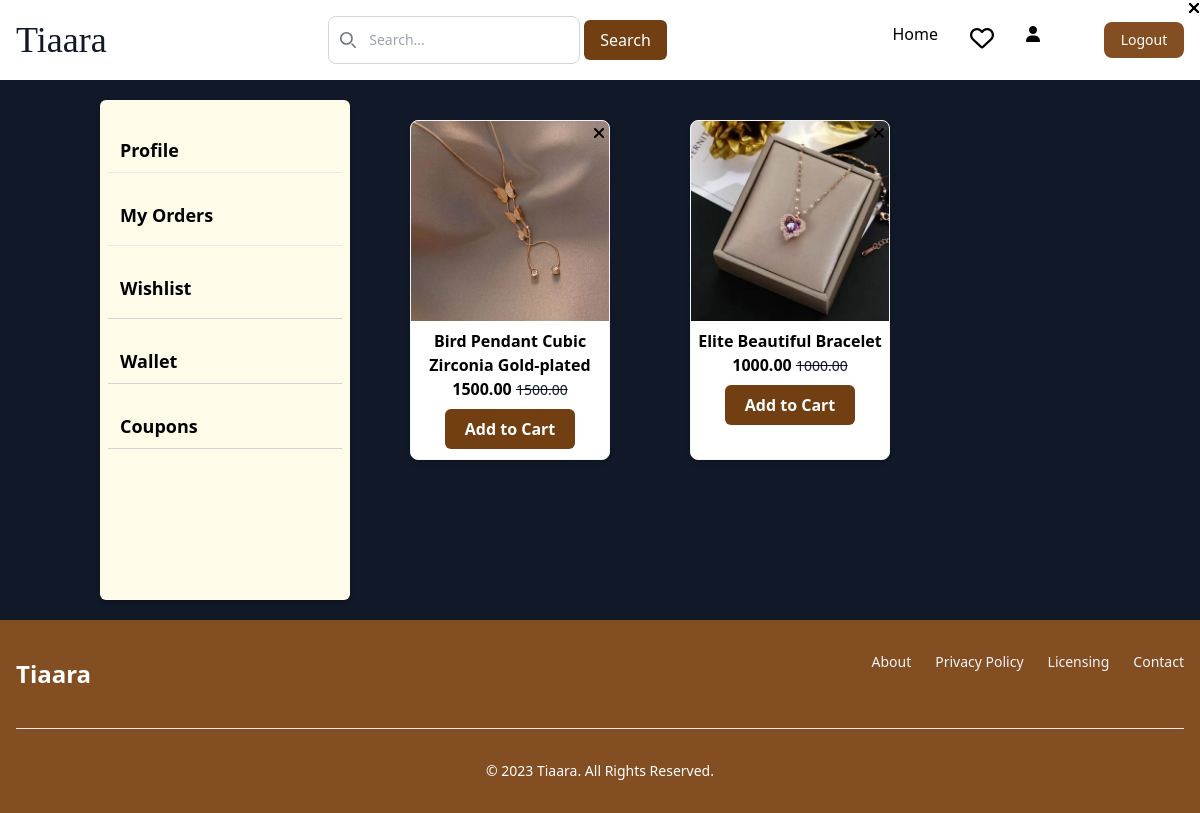
The page /userdetails/wishlist/ (signed in) on the database its author committed.
### userdetails/models.py (models this page shows)
class Wishlist(models.Model):
    user = models.ForeignKey(Custom_user, on_delete=models.CASCADE)
    variant = models.ForeignKey(Variant, on_delete=models.CASCADE)

### adminapp/models.py (models this page shows, shortened)
class Variant(models.Model):
    color=models.CharField(max_length=50, default="None")
    product=models.ForeignKey(Product, on_delete=models.CASCADE, related_name='variants')
    price = models.DecimalField(default=0, max_digits=7, decimal_places=2)
    stock=models.IntegerField(default=0)
    img1=models.ImageField(upload_to='product_images',blank=True)
    img2=models.ImageField(upload_to='product_images',blank=True)
    img3=models.ImageField(upload_to='product_images',blank=True)
    img4=models.ImageField(upload_to='product_images',blank=True)
    active=models.BooleanField(default=True)
    discount_price = models.DecimalField(default=0, max_digits=7, decimal_places=2)

class Product(models.Model):
    productname=models.CharField(max_length=50)
    category=models.ForeignKey(Category,on_delete=models.CASCADE)
    details=models.CharField(max_length=100, default='None')
    description=models.TextField()
    active = models.BooleanField(null=True, blank=True)
    offer = models.ForeignKey(ProductOffer, on_delete=models.SET_NULL, null=True, blank=True)

### userdetails/views.py (the view)
# urls.py: path('wishlist/', views.wishlist, name="wishlist"),
@login_required(login_url='login')
def wishlist(request):
    wishlist=Wishlist.objects.filter(user=request.user)
    return render(request, 'user/wishlist.html', {'wishlist':wishlist})

### templates/user/wishlist.html (shortened to what this page needs)
{% extends 'base.html' %}
{% block content %}
{% include 'profile.html' %}
 {% if wishlist %}
 <div class=" overflow-x-auto">
    <div class="flex flex-wrap justify-center">
      {% if wishlist %}
        {% for list in wishlist %}
            <a href="{% url 'product_details' list.variant.id %}">
                <div class="m-10 max-w-xs overflow-hidden rounded-lg border border-gray-100 bg-white shadow-md transition-transform transform hover:scale-105" style="width: 200px; height: 340px;">
                    <img class="object-cover" src="{{ list.variant.img1.url }}" alt="product image" style="height: 200px; width: 200px; align-items: center;" />
                    <a href="{% url 'removewishlist' list.variant.id %}"><i class="fa-solid fa-xmark absolute top-1 right-1"></i></a>
                    <div class="mt-2">
                <p class= "text-center font-semibold">{{ list.variant.product.productname }}</p>
              <div class=" flex items-center justify-center">
                <p>
                  <span class="text-md font-bold  text-center">{{ list.variant.price }}</span>
                  <span class="text-sm text-slate-900 line-through text-center">{{ list.variant.price }}</span>
                </p>
              </div>
              <div class="text-center m-2">
                {% if list.variant.stock is 0 %}
                <button class="text-md font-semibold text-white bg-yellow-900 rounded-lg px-4 py-2" >
                Out of stock</button>
                  {% else %}
                  <form method="post" action="{% url 'add_to_cart' list.variant.id %}">
                    <button class="px-5 py-2 bg-yellow-900 text-white rounded-md font-semibold " type="submit">Add to Cart</button>
                  </form>
                {% endif %}
            </div>
            </div>
          </div>
        </a>
        {% endfor %}
      {% endif %}
    </div>
    </div>
</div>
{% endif %}
{% endblock content %}

### rows shown on the page
Wishlist: variant.img1 (picture), variant.product.productname "Bird Pendant Cubic Zirconia Gold-plated", variant.price "1500.00", shows "Add to Cart"
Wishlist: variant.img1 (picture), variant.product.productname "Elite Beautiful Bracelet", variant.price "1000.00", shows "Add to Cart"
